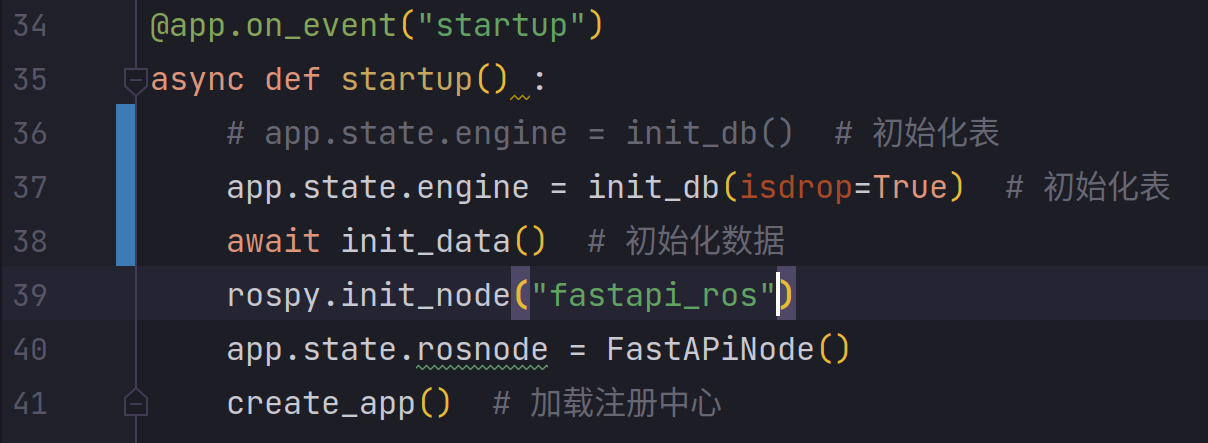
#> input picture agv_back_fastapi/image/image-20221014205956874.png, 1208 x 443 px
$ python -i cv_func.py   (imports and definitions only)   (older library calls are emulated)
#> lines starting #> are read from the running program, lines starting #| are printed output that depends on the picture; after the words box and inside, x2 and y2 are one past the last pixel; in counts of white or black regions, pixels touching at a corner belong together
#> further down, picture is the input picture: shape (443, 1208, 3); mean B, G, R 46.7, 37.7, 37.6
import cv2
import numpy as np
def cv_show(name, image):      # 展示图像
    cv2.namedWindow(name, cv2.WINDOW_NORMAL)
    cv2.imshow(name, image)
    cv2.waitKey(0)
    cv2.destroyAllWindows()


def picture_pretreatment(image):   # 图像预处理
    image = cv2.medianBlur(image, 5)     # 中值滤波     # 效果最好
    image = cv2.boxFilter(image, -1, (3, 3), normalize=True)   # 方框滤波

    image = cv2.GaussianBlur(image, (5, 5), 1)          # 高斯滤波
    # image = cv2.blur(image, (3, 3))                        # 均值滤波
    # cv_show("滤波效果", image)
    gray_image = cv2.cvtColor(image, cv2.COLOR_BGR2GRAY)
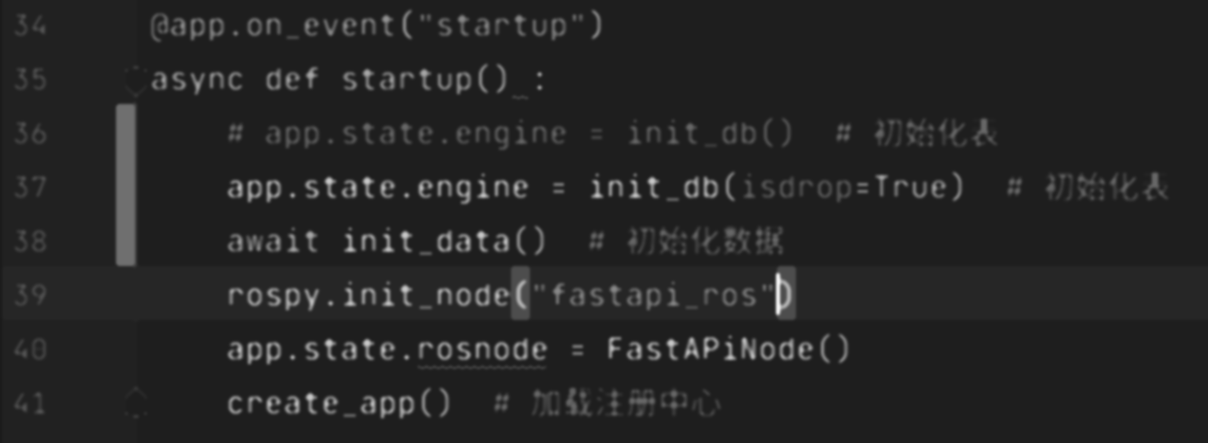
#> gray_image: shape (443, 1208); min 27, max 243, mean 36.9
    ret, gray_image = cv2.threshold(
        gray_image, 70, 255, cv2.THRESH_TOZERO)   # 低于 第一个数的灰度值 全都设为0 保留其他部分
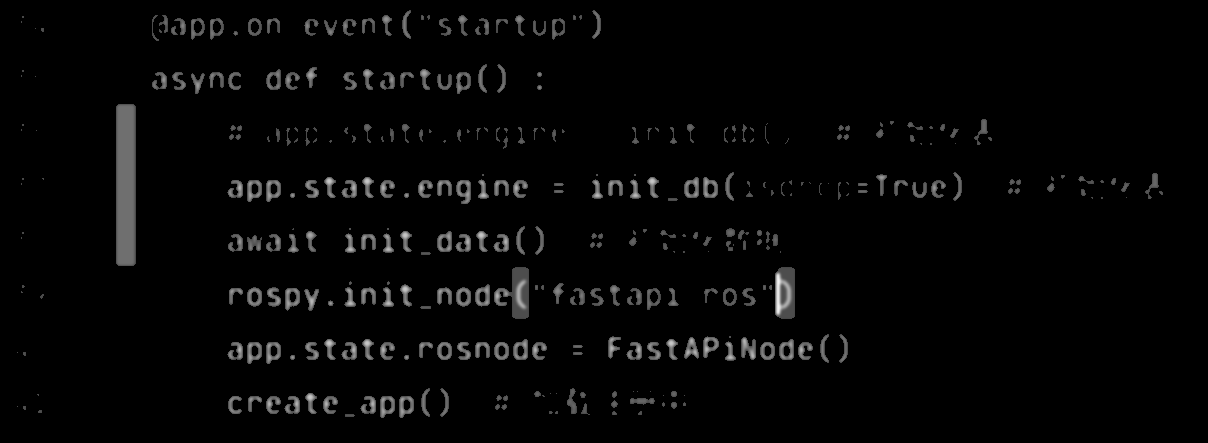
#> gray_image: shape (443, 1208); min 0, max 243, mean 5.8
    # cv_show("gray", gray_image)
    return gray_image


def histogram_equalization(image):
    # image = cv2.cvtColor(image, cv2.COLOR_BGR2GRAY)
    clahe = cv2.createCLAHE(
        clipLimit=10.0, tileGridSize=(27, 27))  # 对图像进行分割，10*10
    img4 = clahe.apply(image)       # 进行直方图均衡化
    # cv_show("img4", img4)
    return img4


def mask_create(image):    # 筛选重要区域
    # image2 = cv2.cvtColor(image, cv2.COLOR_BGR2GRAY)

    kernel = np.ones((7, 7), np.uint8)
    # 通过腐蚀操作来获取边界 当然可以通过其他方式获取边界
    gradient = cv2.morphologyEx(image, cv2.MORPH_GRADIENT, kernel)
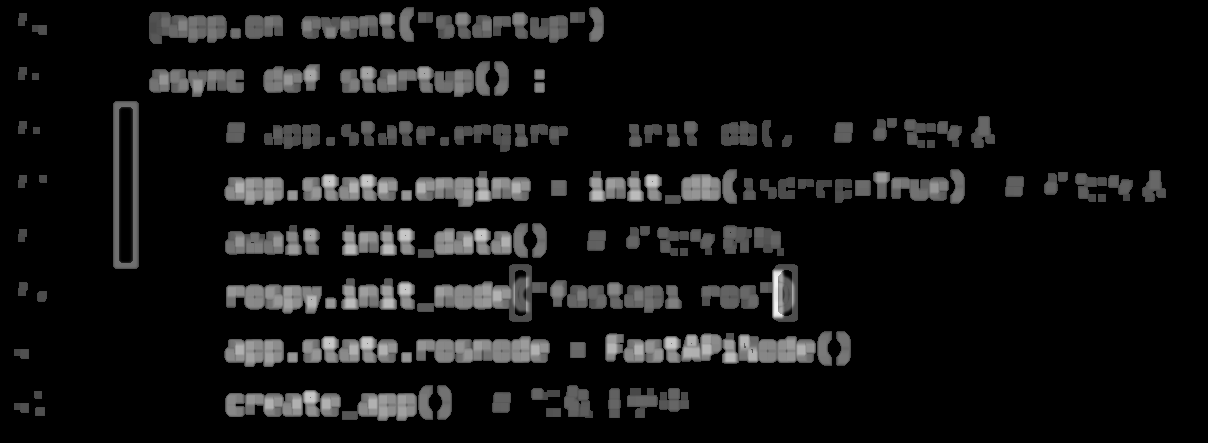
#> gradient: shape (443, 1208); min 0, max 243, mean 18.1
    # cv_show('gradient', gradient)
    ret, thresh = cv2.threshold(
        gradient, 80, 255, cv2.THRESH_BINARY)   # 二值化获取边缘
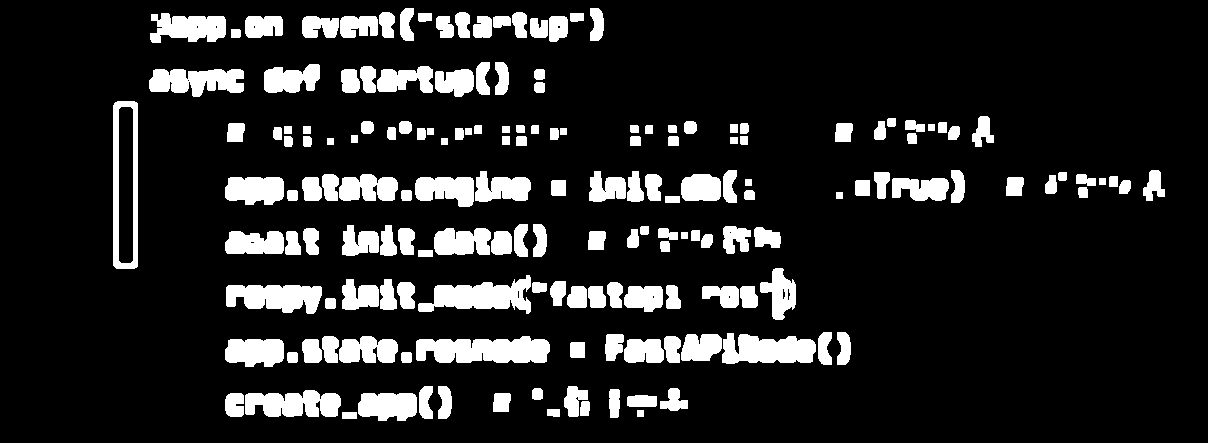
#> thresh: shape (443, 1208); 13.6% white; 169 white regions
    _, mask = cv2.threshold(
        gradient, 0, 0, cv2.THRESH_BINARY)          # 获取mask黑底板
#> mask: shape (443, 1208); every value is 0
    # cv_show('thresh', thresh)
    contours, hierarchy = cv2.findContours(
        thresh, cv2.RETR_TREE, cv2.CHAIN_APPROX_NONE)
#> contours = 186 contours, 14 with area under 20; largest, box (x1, y1, x2, y2) and area: (113, 101, 138, 269) 3991, (416, 336, 550, 363) 2720, (118, 106, 134, 264) 2337, (418, 275, 531, 314) 2262, (722, 333, 816, 364) 2098
    # 筛选最大边界
    area = []
    for i in range(len(contours)):
        area.append(cv2.contourArea(contours[i]))
#> after the loop, area = 186 values, max 3991 at index 152, min 2 at index 69, mean 377.9
    res_max = np.argmax(np.array(area))
#> res_max = 152
    # 筛选出图像的边缘
    mask = cv2.drawContours(mask, contours, res_max, [
                            255, 255, 255], cv2.FILLED)
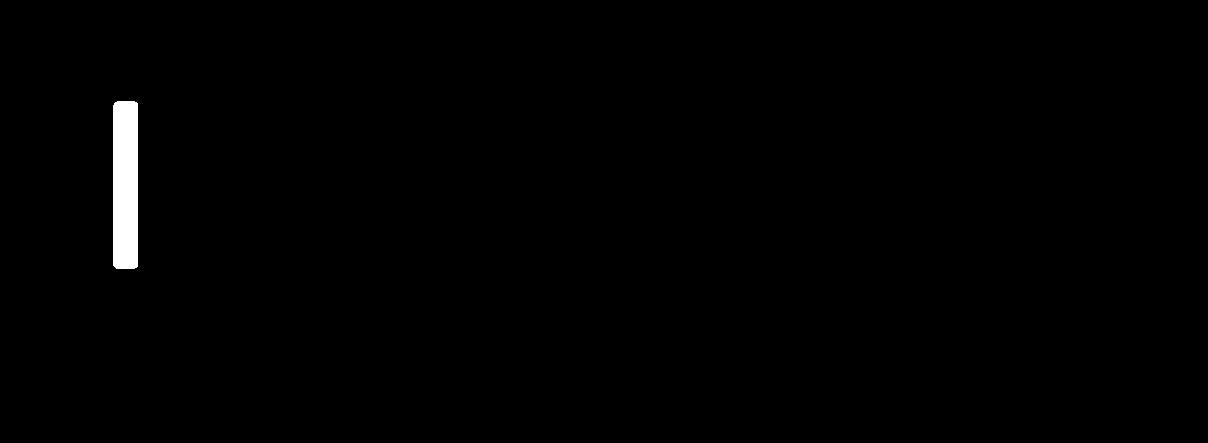
#> mask: shape (443, 1208); 0.78% white; 1 white region, box (x1, y1, x2, y2) and area: (113, 101, 138, 269) 4178
    # cv_show("mask", mask)
    image_vital = cv2.bitwise_and(image, image, mask=mask)
    # cv_show("image_vital", image_vital)
    return image_vital


def grad_treatment(image, original_picture=None):      # 梯度处理，目测不太好用
    if not original_picture:
        original_picture = image.copy()

    laplacian = cv2.Laplacian(image, cv2.CV_64F)
    laplacian = cv2.convertScaleAbs(laplacian)
    gradX = cv2.Sobel(image, ddepth=cv2.CV_32F, dx=1, dy=0, ksize=3)
    gradY = cv2.Sobel(image, ddepth=cv2.CV_32F, dx=0, dy=1, ksize=3)
    gradX = cv2.convertScaleAbs(gradX)
    gradY = cv2.convertScaleAbs(gradY)
    gradDst = cv2.addWeighted(gradX, 0.5, gradY, 0.5, 2)
    res = np.hstack((gradX, gradY, gradDst))
    # cv_show('res', res)
    # cv_show('gradDst0', gradDst)
    # cv_show("laplacian", laplacian)
    return res, gradDst


def canny_treatment(image):  # 梯度检测
    v2 = cv2.Canny(image, 60, 100)    #
    # cv_show("canny_treatment", v2)
    return v2


def hist_image(image):
    image = cv2.cvtColor(image, cv2.COLOR_BGR2GRAY)
    hist = cv2.calcHist([image], [0], None, [256], [0, 256])
    # plt.plot(hist)          # 折线图统计
    # plt.show()
    # plt.hist(image.ravel(), 256, [0, 256])
    # plt.show()          # 原图像灰度展示
    equ = cv2.equalizeHist(image)

    # plt.hist(equ.ravel(), 256, [0, 256])
    # plt.show()
    # cv_show("equ", equ)
    return equ


def open_treatment(image):  # 开运算 先腐蚀再膨胀
    kernel = np.ones((5, 5), np.uint8)
    opening = cv2.morphologyEx(image, cv2.MORPH_OPEN, kernel)
    return opening

def detect_surface(original_image):
    using_image = picture_pretreatment(original_image)   # 图像预处理
    # 创建mask滤波
    image = mask_create(using_image)
    # 直方图凸显 但是黑了点
    # image = hist_image(image)
    image = histogram_equalization(image)

    # 二值化
    ret, image = cv2.threshold(image, 95, 255, cv2.THRESH_BINARY)   # 查找边缘
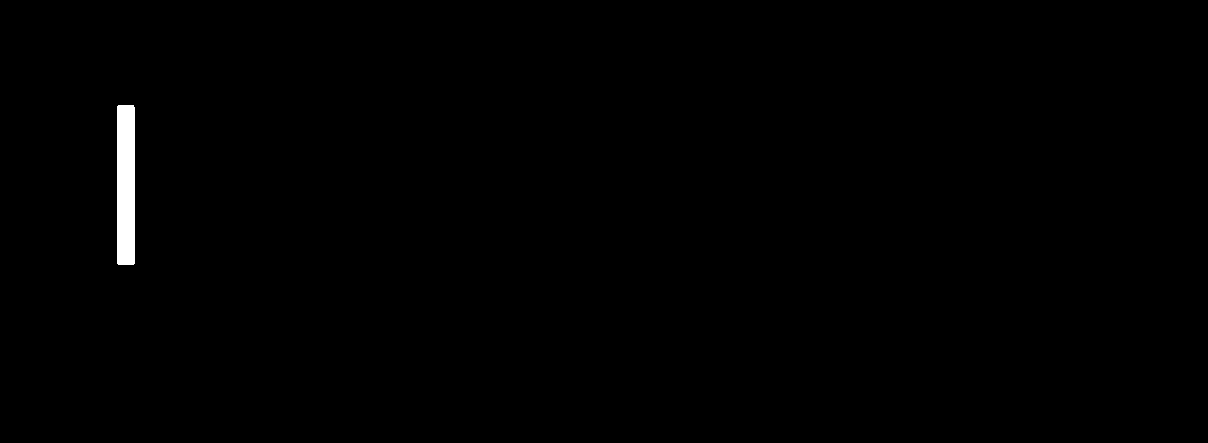
#> image: shape (443, 1208); 0.54% white; 1 white region, box (x1, y1, x2, y2) and area: (117, 105, 135, 265) 2875
    # 闭运算 操作填一下空隙
    # 给一个卷积核
    kernel = np.ones((5, 5), np.uint8)
    image = cv2. morphologyEx(image, cv2.MORPH_CLOSE, kernel)
    # cv_show("top_hat", image)

    image = canny_treatment(image)    # 边缘检测
#> in canny_treatment, `v2 = cv2.Canny(image, 60, 100)`:
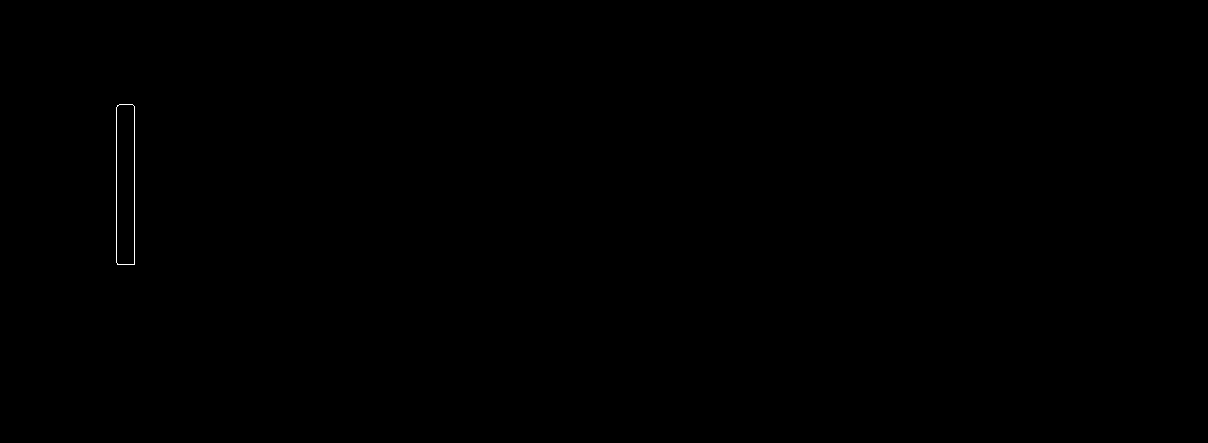
#> v2: shape (443, 1208); 0.07% white in thin lines or dots, all inside (x1, y1, x2, y2) = (116, 104, 135, 265)

    return image

>>> import cv2
>>> picture = cv2.imread('../image/image-20221014205956874.png')
>>> result = detect_surface(picture)
